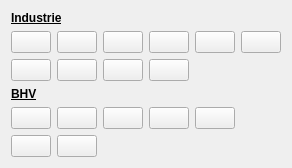
            <widget class="QWidget" name="industrie">
             <attribute name="title">
              <string>Industrie</string>
             </attribute>
             <layout class="QGridLayout" name="gridLayout_4">
              <item row="3" column="0" colspan="6">
               <widget class="QLabel" name="label_18">
                <property name="sizePolicy">
                 <sizepolicy hsizetype="Minimum" vsizetype="Fixed">
                  <horstretch>0</horstretch>
                  <verstretch>0</verstretch>
                 </sizepolicy>
                </property>
                <property name="font">
                 <font>
                  <family>Arial</family>
                  <weight>75</weight>
                  <bold>true</bold>
                  <underline>true</underline>
                 </font>
                </property>
                <property name="text">
                 <string>BHV</string>
                </property>
               </widget>
              </item>
              <item row="6" column="0">
               <spacer name="verticalSpacer">
                <property name="orientation">
                 <enum>Qt::Vertical</enum>
                </property>
                <property name="sizeHint" stdset="0">
                 <size>
                  <width>0</width>
                  <height>0</height>
                 </size>
                </property>
               </spacer>
              </item>
              <item row="1" column="0">
               <widget class="QPushButton" name="heli_vmc">
                <property name="enabled">
                 <bool>true</bool>
                </property>
                <property name="sizePolicy">
                 <sizepolicy hsizetype="Minimum" vsizetype="Fixed">
                  <horstretch>0</horstretch>
                  <verstretch>0</verstretch>
                 </sizepolicy>
                </property>
                <property name="text">
                 <string/>
                </property>
                <property name="icon">
                 <iconset>
                  <normaloff>:/plugins/oiv/config_files/png/heli_vmc.png</normaloff>:/plugins/oiv/config_files/png/heli_vmc.png</iconset>
                </property>
                <property name="iconSize">
                 <size>
                  <width>28</width>
                  <height>28</height>
                 </size>
                </property>
                <property name="checkable">
                 <bool>false</bool>
                </property>
                <property name="autoDefault">
                 <bool>false</bool>
                </property>
                <property name="default">
                 <bool>false</bool>
                </property>
                <property name="flat">
                 <bool>false</bool>
                </property>
               </widget>
              </item>
              <item row="1" column="4">
               <widget class="QPushButton" name="opstapplaats_rpa">
                <property name="enabled">
                 <bool>true</bool>
                </property>
                <property name="sizePolicy">
                 <sizepolicy hsizetype="Minimum" vsizetype="Fixed">
                  <horstretch>0</horstretch>
                  <verstretch>0</verstretch>
                 </sizepolicy>
                </property>
                <property name="text">
                 <string/>
                </property>
                <property name="icon">
                 <iconset>
                  <normaloff>:/plugins/oiv/config_files/png/opstapplaats_rpa.png</normaloff>:/plugins/oiv/config_files/png/opstapplaats_rpa.png</iconset>
                </property>
                <property name="iconSize">
                 <size>
                  <width>28</width>
                  <height>28</height>
                 </size>
                </property>
                <property name="checkable">
                 <bool>false</bool>
                </property>
                <property name="autoDefault">
                 <bool>false</bool>
                </property>
                <property name="default">
                 <bool>false</bool>
                </property>
                <property name="flat">
                 <bool>false</bool>
                </property>
               </widget>
              </item>
              <item row="0" column="0" colspan="6">
               <widget class="QLabel" name="label_16">
                <property name="sizePolicy">
                 <sizepolicy hsizetype="Minimum" vsizetype="Fixed">
                  <horstretch>0</horstretch>
                  <verstretch>0</verstretch>
                 </sizepolicy>
                </property>
                <property name="font">
                 <font>
                  <family>Arial</family>
                  <weight>75</weight>
                  <bold>true</bold>
                  <underline>true</underline>
                 </font>
                </property>
                <property name="text">
                 <string>Industrie</string>
                </property>
               </widget>
              </item>
              <item row="1" column="2">
               <widget class="QPushButton" name="oilboom_afzet">
                <property name="enabled">
                 <bool>true</bool>
                </property>
                <property name="sizePolicy">
                 <sizepolicy hsizetype="Minimum" vsizetype="Fixed">
                  <horstretch>0</horstretch>
                  <verstretch>0</verstretch>
                 </sizepolicy>
                </property>
                <property name="text">
                 <string/>
                </property>
                <property name="icon">
                 <iconset>
                  <normaloff>:/plugins/oiv/config_files/png/oilboom_afzet.png</normaloff>:/plugins/oiv/config_files/png/oilboom_afzet.png</iconset>
                </property>
                <property name="iconSize">
                 <size>
                  <width>28</width>
                  <height>28</height>
                 </size>
                </property>
                <property name="checkable">
                 <bool>false</bool>
                </property>
                <property name="autoDefault">
                 <bool>false</bool>
                </property>
                <property name="default">
                 <bool>false</bool>
                </property>
                <property name="flat">
                 <bool>false</bool>
                </property>
               </widget>
              </item>
              <item row="2" column="0">
               <widget class="QPushButton" name="kade_aansluiting">
                <property name="enabled">
                 <bool>true</bool>
                </property>
                <property name="sizePolicy">
                 <sizepolicy hsizetype="Minimum" vsizetype="Fixed">
                  <horstretch>0</horstretch>
                  <verstretch>0</verstretch>
                 </sizepolicy>
                </property>
                <property name="text">
                 <string/>
                </property>
                <property name="icon">
                 <iconset>
                  <normaloff>:/plugins/oiv/config_files/png/kade_aansluiting.png</normaloff>:/plugins/oiv/config_files/png/kade_aansluiting.png</iconset>
                </property>
                <property name="iconSize">
                 <size>
                  <width>28</width>
                  <height>28</height>
                 </size>
                </property>
                <property name="checkable">
                 <bool>false</bool>
                </property>
                <property name="autoDefault">
                 <bool>false</bool>
                </property>
                <property name="default">
                 <bool>false</bool>
                </property>
                <property name="flat">
                 <bool>false</bool>
                </property>
               </widget>
              </item>
              <item row="1" column="1">
               <widget class="QPushButton" name="oilboom_opstel">
                <property name="enabled">
                 <bool>true</bool>
                </property>
                <property name="sizePolicy">
                 <sizepolicy hsizetype="Minimum" vsizetype="Fixed">
                  <horstretch>0</horstretch>
                  <verstretch>0</verstretch>
                 </sizepolicy>
                </property>
                <property name="text">
                 <string/>
                </property>
                <property name="icon">
                 <iconset>
                  <normaloff>:/plugins/oiv/config_files/png/oilboom_opstel.png</normaloff>:/plugins/oiv/config_files/png/oilboom_opstel.png</iconset>
                </property>
                <property name="iconSize">
                 <size>
                  <width>28</width>
                  <height>28</height>
                 </size>
                </property>
                <property name="checkable">
                 <bool>false</bool>
                </property>
                <property name="autoDefault">
                 <bool>false</bool>
                </property>
                <property name="default">
                 <bool>false</bool>
                </property>
                <property name="flat">
                 <bool>false</bool>
                </property>
               </widget>
              </item>
              <item row="1" column="3">
               <widget class="QPushButton" name="schermenponton">
                <property name="enabled">
                 <bool>true</bool>
                </property>
                <property name="sizePolicy">
                 <sizepolicy hsizetype="Minimum" vsizetype="Fixed">
                  <horstretch>0</horstretch>
                  <verstretch>0</verstretch>
                 </sizepolicy>
                </property>
                <property name="text">
                 <string/>
                </property>
                <property name="icon">
                 <iconset>
                  <normaloff>:/plugins/oiv/config_files/png/schermenponton.png</normaloff>:/plugins/oiv/config_files/png/schermenponton.png</iconset>
                </property>
                <property name="iconSize">
                 <size>
                  <width>28</width>
                  <height>28</height>
                 </size>
                </property>
                <property name="checkable">
                 <bool>false</bool>
                </property>
                <property name="autoDefault">
                 <bool>false</bool>
                </property>
                <property name="default">
                 <bool>false</bool>
                </property>
                <property name="flat">
                 <bool>false</bool>
                </property>
               </widget>
              </item>
              <item row="1" column="5">
               <widget class="QPushButton" name="sleutelkluis_hbr">
                <property name="enabled">
                 <bool>true</bool>
                </property>
                <property name="sizePolicy">
                 <sizepolicy hsizetype="Minimum" vsizetype="Fixed">
                  <horstretch>0</horstretch>
                  <verstretch>0</verstretch>
                 </sizepolicy>
                </property>
                <property name="text">
                 <string/>
                </property>
                <property name="icon">
                 <iconset>
                  <normaloff>:/plugins/oiv/config_files/png/sleutelkluis_hbr.png</normaloff>:/plugins/oiv/config_files/png/sleutelkluis_hbr.png</iconset>
                </property>
                <property name="iconSize">
                 <size>
                  <width>28</width>
                  <height>28</height>
                 </size>
                </property>
                <property name="checkable">
                 <bool>false</bool>
                </property>
                <property name="autoDefault">
                 <bool>false</bool>
                </property>
                <property name="default">
                 <bool>false</bool>
                </property>
                <property name="flat">
                 <bool>false</bool>
                </property>
               </widget>
              </item>
              <item row="4" column="2">
               <widget class="QPushButton" name="oogdouche">
                <property name="enabled">
                 <bool>true</bool>
                </property>
                <property name="sizePolicy">
                 <sizepolicy hsizetype="Minimum" vsizetype="Fixed">
                  <horstretch>0</horstretch>
                  <verstretch>0</verstretch>
                 </sizepolicy>
                </property>
                <property name="text">
                 <string/>
                </property>
                <property name="icon">
                 <iconset>
                  <normaloff>:/plugins/oiv/config_files/png/oogdouche.png</normaloff>:/plugins/oiv/config_files/png/oogdouche.png</iconset>
                </property>
                <property name="iconSize">
                 <size>
                  <width>28</width>
                  <height>28</height>
                 </size>
                </property>
                <property name="checkable">
                 <bool>false</bool>
                </property>
                <property name="autoDefault">
                 <bool>false</bool>
                </property>
                <property name="default">
                 <bool>false</bool>
                </property>
                <property name="flat">
                 <bool>false</bool>
                </property>
               </widget>
              </item>
              <item row="4" column="3">
               <widget class="QPushButton" name="nooddouche">
                <property name="enabled">
                 <bool>true</bool>
                </property>
                <property name="sizePolicy">
                 <sizepolicy hsizetype="Minimum" vsizetype="Fixed">
                  <horstretch>0</horstretch>
                  <verstretch>0</verstretch>
                 </sizepolicy>
                </property>
                <property name="text">
                 <string/>
                </property>
                <property name="icon">
                 <iconset>
                  <normaloff>:/plugins/oiv/config_files/png/nooddouche.png</normaloff>:/plugins/oiv/config_files/png/nooddouche.png</iconset>
                </property>
                <property name="iconSize">
                 <size>
                  <width>28</width>
                  <height>28</height>
                 </size>
                </property>
                <property name="checkable">
                 <bool>false</bool>
                </property>
                <property name="autoDefault">
                 <bool>false</bool>
                </property>
                <property name="default">
                 <bool>false</bool>
                </property>
                <property name="flat">
                 <bool>false</bool>
                </property>
               </widget>
              </item>
              <item row="4" column="1">
               <widget class="QPushButton" name="aed_2">
                <property name="enabled">
                 <bool>true</bool>
                </property>
                <property name="sizePolicy">
                 <sizepolicy hsizetype="Minimum" vsizetype="Fixed">
                  <horstretch>0</horstretch>
                  <verstretch>0</verstretch>
                 </sizepolicy>
                </property>
                <property name="text">
                 <string/>
                </property>
                <property name="icon">
                 <iconset>
                  <normaloff>:/plugins/oiv/config_files/png/aed.png</normaloff>:/plugins/oiv/config_files/png/aed.png</iconset>
                </property>
                <property name="iconSize">
                 <size>
                  <width>28</width>
                  <height>28</height>
                 </size>
                </property>
                <property name="checkable">
                 <bool>false</bool>
                </property>
                <property name="autoDefault">
                 <bool>false</bool>
                </property>
                <property name="default">
                 <bool>false</bool>
                </property>
                <property name="flat">
                 <bool>false</bool>
                </property>
               </widget>
              </item>
              <item row="4" column="4">
               <widget class="QPushButton" name="nooduitgang">
                <property name="enabled">
                 <bool>true</bool>
                </property>
                <property name="sizePolicy">
                 <sizepolicy hsizetype="Minimum" vsizetype="Fixed">
                  <horstretch>0</horstretch>
                  <verstretch>0</verstretch>
                 </sizepolicy>
                </property>
                <property name="text">
                 <string/>
                </property>
                <property name="icon">
                 <iconset>
                  <normaloff>:/plugins/oiv/config_files/png/nooduitgang.png</normaloff>:/plugins/oiv/config_files/png/nooduitgang.png</iconset>
                </property>
                <property name="iconSize">
                 <size>
                  <width>28</width>
                  <height>28</height>
                 </size>
                </property>
                <property name="checkable">
                 <bool>false</bool>
                </property>
                <property name="autoDefault">
                 <bool>false</bool>
                </property>
                <property name="default">
                 <bool>false</bool>
                </property>
                <property name="flat">
                 <bool>false</bool>
                </property>
               </widget>
              </item>
              <item row="4" column="0">
               <widget class="QPushButton" name="antidote_tegengif">
                <property name="enabled">
                 <bool>true</bool>
                </property>
                <property name="sizePolicy">
                 <sizepolicy hsizetype="Minimum" vsizetype="Fixed">
                  <horstretch>0</horstretch>
                  <verstretch>0</verstretch>
                 </sizepolicy>
                </property>
                <property name="text">
                 <string/>
                </property>
                <property name="icon">
                 <iconset>
                  <normaloff>:/plugins/oiv/config_files/png/antidote_tegengif.png</normaloff>:/plugins/oiv/config_files/png/antidote_tegengif.png</iconset>
                </property>
                <property name="iconSize">
                 <size>
                  <width>28</width>
                  <height>28</height>
                 </size>
                </property>
                <property name="checkable">
                 <bool>false</bool>
                </property>
                <property name="autoDefault">
                 <bool>false</bool>
                </property>
                <property name="default">
                 <bool>false</bool>
                </property>
                <property name="flat">
                 <bool>false</bool>
                </property>
               </widget>
              </item>
              <item row="5" column="0">
               <widget class="QPushButton" name="brandblusser">
                <property name="enabled">
                 <bool>true</bool>
                </property>
                <property name="sizePolicy">
                 <sizepolicy hsizetype="Minimum" vsizetype="Fixed">
                  <horstretch>0</horstretch>
                  <verstretch>0</verstretch>
                 </sizepolicy>
                </property>
                <property name="text">
                 <string/>
                </property>
                <property name="icon">
                 <iconset>
                  <normaloff>:/plugins/oiv/config_files/png/brandblusser.png</normaloff>:/plugins/oiv/config_files/png/brandblusser.png</iconset>
                </property>
                <property name="iconSize">
                 <size>
                  <width>28</width>
                  <height>28</height>
                 </size>
                </property>
                <property name="checkable">
                 <bool>false</bool>
                </property>
                <property name="autoDefault">
                 <bool>false</bool>
                </property>
                <property name="default">
                 <bool>false</bool>
                </property>
                <property name="flat">
                 <bool>false</bool>
                </property>
               </widget>
              </item>
              <item row="5" column="1">
               <widget class="QPushButton" name="brandslanghaspel">
                <property name="enabled">
                 <bool>true</bool>
                </property>
                <property name="sizePolicy">
                 <sizepolicy hsizetype="Minimum" vsizetype="Fixed">
                  <horstretch>0</horstretch>
                  <verstretch>0</verstretch>
                 </sizepolicy>
                </property>
                <property name="text">
                 <string/>
                </property>
                <property name="icon">
                 <iconset>
                  <normaloff>:/plugins/oiv/config_files/png/brandslanghaspel.png</normaloff>:/plugins/oiv/config_files/png/brandslanghaspel.png</iconset>
                </property>
                <property name="iconSize">
                 <size>
                  <width>28</width>
                  <height>28</height>
                 </size>
                </property>
                <property name="checkable">
                 <bool>false</bool>
                </property>
                <property name="autoDefault">
                 <bool>false</bool>
                </property>
                <property name="default">
                 <bool>false</bool>
                </property>
                <property name="flat">
                 <bool>false</bool>
                </property>
               </widget>
              </item>
              <item row="2" column="1">
               <widget class="QPushButton" name="voedingspunt_schuim">
                <property name="enabled">
                 <bool>true</bool>
                </property>
                <property name="sizePolicy">
                 <sizepolicy hsizetype="Minimum" vsizetype="Fixed">
                  <horstretch>0</horstretch>
                  <verstretch>0</verstretch>
                 </sizepolicy>
                </property>
                <property name="text">
                 <string/>
                </property>
                <property name="icon">
                 <iconset>
                  <normaloff>:/plugins/oiv/config_files/png/voedingspunt_schuim.png</normaloff>:/plugins/oiv/config_files/png/voedingspunt_schuim.png</iconset>
                </property>
                <property name="iconSize">
                 <size>
                  <width>28</width>
                  <height>28</height>
                 </size>
                </property>
                <property name="checkable">
                 <bool>false</bool>
                </property>
                <property name="autoDefault">
                 <bool>false</bool>
                </property>
                <property name="default">
                 <bool>false</bool>
                </property>
                <property name="flat">
                 <bool>false</bool>
                </property>
               </widget>
              </item>
              <item row="2" column="2">
               <widget class="QPushButton" name="brandbestrijdings_materiaal">
                <property name="enabled">
                 <bool>true</bool>
                </property>
                <property name="sizePolicy">
                 <sizepolicy hsizetype="Minimum" vsizetype="Fixed">
                  <horstretch>0</horstretch>
                  <verstretch>0</verstretch>
                 </sizepolicy>
                </property>
                <property name="text">
                 <string/>
                </property>
                <property name="icon">
                 <iconset>
                  <normaloff>:/plugins/oiv/config_files/png/brandbestrijdings_materiaal.png</normaloff>:/plugins/oiv/config_files/png/brandbestrijdings_materiaal.png</iconset>
                </property>
                <property name="iconSize">
                 <size>
                  <width>28</width>
                  <height>28</height>
                 </size>
                </property>
                <property name="checkable">
                 <bool>false</bool>
                </property>
                <property name="autoDefault">
                 <bool>false</bool>
                </property>
                <property name="default">
                 <bool>false</bool>
                </property>
                <property name="flat">
                 <bool>false</bool>
                </property>
               </widget>
              </item>
              <item row="2" column="3">
               <widget class="QPushButton" name="calamiteiten_coordinatiecentrum">
                <property name="enabled">
                 <bool>true</bool>
                </property>
                <property name="sizePolicy">
                 <sizepolicy hsizetype="Minimum" vsizetype="Fixed">
                  <horstretch>0</horstretch>
                  <verstretch>0</verstretch>
                 </sizepolicy>
                </property>
                <property name="text">
                 <string/>
                </property>
                <property name="icon">
                 <iconset>
                  <normaloff>:/plugins/oiv/config_files/png/calamiteiten_coordinatiecentrum.png</normaloff>:/plugins/oiv/config_files/png/calamiteiten_coordinatiecentrum.png</iconset>
                </property>
                <property name="iconSize">
                 <size>
                  <width>28</width>
                  <height>28</height>
                 </size>
                </property>
                <property name="checkable">
                 <bool>false</bool>
                </property>
                <property name="autoDefault">
                 <bool>false</bool>
                </property>
                <property name="default">
                 <bool>false</bool>
                </property>
                <property name="flat">
                 <bool>false</bool>
                </property>
               </widget>
              </item>
             </layout>
            </widget>
